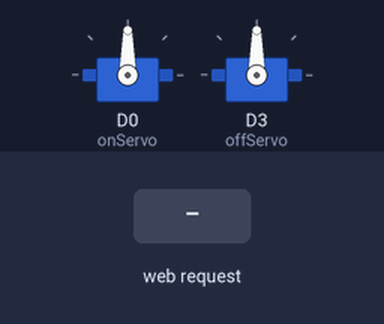
This sketch was run on a simulated ESP8266 (NodeMCU). Shown: 2 × servo. Inputs (shaded band) come from the test bench. WiFi joins after 1.5 s; servers stay silent unless stated; what the sketch prints to the serial monitor is not drawn.

Above: at 2.7 s.
2.8 s: HTTP request GET /on received
At 3.6 s:
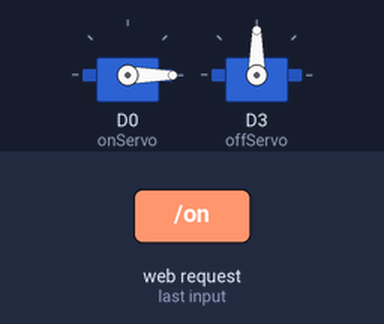
5.3 s: HTTP request GET /off received
At 6.7 s:
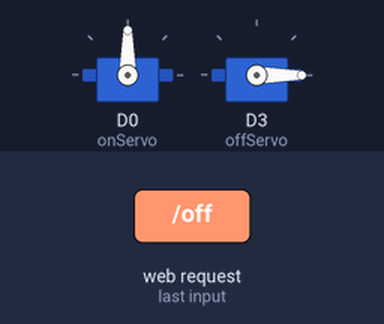
7.8 s: HTTP request GET /on received
At 8.6 s:
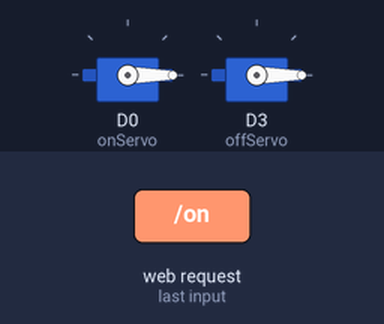
Timing chart, 0 to 10.8 s (numbered marks = the images above; inputs shaded):
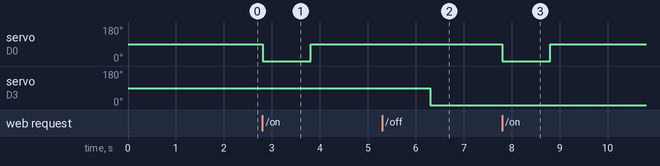

The sketch:

ESP8266-Smart-Switch.ino
```cpp
#include <Servo.h>
// Load Wi-Fi library
#include <ESP8266WiFi.h>

#include <ESP8266mDNS.h>

// Replace with your network credentials
const char* ssid = "Our-Network";
const char* password = "123456789";

// Set web server port number to 80
WiFiServer server(80);

// Variable to store the HTTP request
String header;

// Current time
unsigned long currentTime = millis();
// Previous time
unsigned long previousTime = 0;
// Define timeout time in milliseconds (example: 2000ms = 2s)
const long timeoutTime = 2000;

Servo onServo;
Servo offServo;

void setup() {
  // put your setup code here, to run once
  Serial.begin(115200);

  onServo.attach(D0);
  offServo.attach(D2);

  onServo.write(90);
  offServo.attach(0);

  // Connect to Wi-Fi network with SSID and password
  Serial.print("Connecting to ");
  Serial.println(ssid);
  WiFi.begin(ssid, password);
  while (WiFi.status() != WL_CONNECTED) {
    delay(500);
    Serial.print(".");
  }
  if (MDNS.begin("esp8266")) { Serial.println("MDNS responder started"); }

  // Print local IP address and start web server
  Serial.println("");
  Serial.println("WiFi connected.");
  Serial.println("IP address: ");
  Serial.println(WiFi.localIP());
  server.begin();
}

void loop() {
  MDNS.update();

  WiFiClient client = server.available();  // Listen for incoming clients

  if (client) {                     // If a new client connects,
    Serial.println("New Client.");  // print a message out in the serial port
    String currentLine = "";        // make a String to hold incoming data from the client
    currentTime = millis();
    previousTime = currentTime;

    while (client.connected() && currentTime - previousTime <= timeoutTime) {  // loop while the client's connected
      currentTime = millis();
      if (client.available()) {  // if there's bytes to read from the client,
        char c = client.read();  // read a byte, then
        Serial.write(c);         // print it out the serial monitor
        header += c;
        if (c == '\n') {  // if the byte is a newline character
          // if the current line is blank, you got two newline characters in a row.
          // that's the end of the client HTTP request, so send a response:
          if (currentLine.length() == 0) {
            // HTTP headers always start with a response code (e.g. HTTP/1.1 200 OK)
            // and a content-type so the client knows what's coming, then a blank line:
            client.println("HTTP/1.1 200 OK");
            client.println("Content-type:text/html");
            client.println("Connection: close");
            client.println();

            // turn on and off lights
            if (header.indexOf("GET /on") >= 0) {
              //Turn On Light
              onServo.write(0);
              delay(1000);
              onServo.write(90);
            } else if (header.indexOf("GET /off") >= 0) {
              //Turn Off Light
              offServo.write(90);
              delay(1000);
              offServo.write(0);
            }

            // Display the HTML web page
            client.println("<!DOCTYPE html><html>");
            client.println("<head><meta name=\"viewport\" content=\"width=device-width, initial-scale=1\">");
            client.println("<link rel=\"icon\" href=\"data:,\">");
            // CSS to style the on/off buttons
            // Feel free to change the background-color and font-size attributes to fit your preferences
            client.println("<style>html { font-family: Helvetica; display: inline-block; margin: 0px auto; text-align: center;}");
            client.println(".button { background-color: #195B6A; border: none; color: white; padding: 16px 40px;");
            client.println("text-decoration: none; font-size: 30px; margin: 2px; cursor: pointer;}");
            client.println("</style></head>");

            // Web Page Heading
            client.println("<body><h1>ESP8266 Web Server</h1>");

            // Display ON/OFF buttons
            client.println("<p> Light Switch </p>");
            client.println("<p><a href=\"/on\"><button class=\"button\">ON</button></a></p>");
            client.println("<p><a href=\"/off\"><button class=\"button\">OFF</button></a></p>");
            client.println("</body></html>");

            // The HTTP response ends with another blank line
            client.println();
            // Break out of the while loop
            break;
          } else {  // if you got a newline, then clear currentLine
            currentLine = "";
          }
        } else if (c != '\r') {  // if you got anything else but a carriage return character,
          currentLine += c;      // add it to the end of the currentLine
        }
      }
    }
    // Clear the header variable
    header = "";
    // Close the connection
    client.stop();
    Serial.println("Client disconnected.");
    Serial.println("");
  }
}
```

Measured:
- after the input at 2.8 s, servo on D0 (onServo): 90° → 0° at once, → 90° 1.0 s later
- after the input at 5.3 s, servo on D3 (offServo): 90° → 0° after 1.0 s
- after the input at 7.8 s, servo on D0 (onServo): 90° → 0° at once, → 90° 1.0 s later
